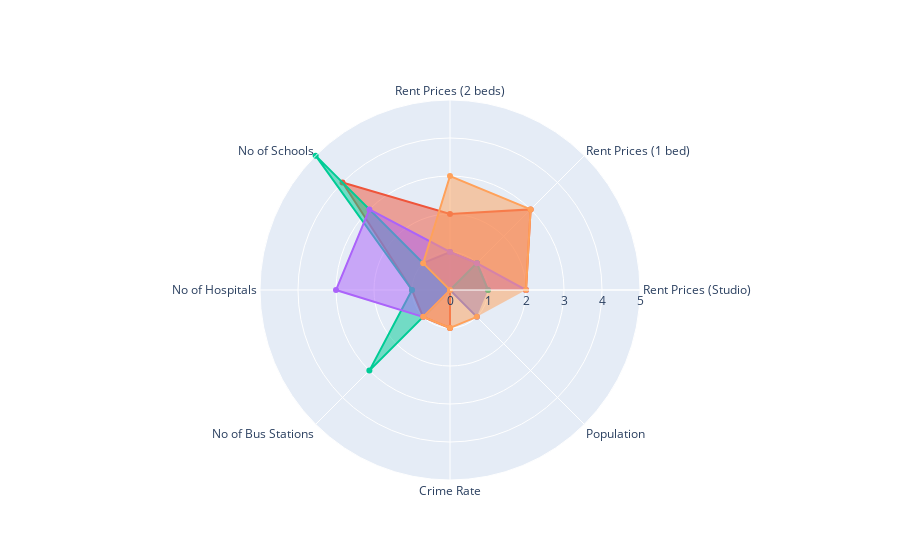

This figure's notebook cell:
### Markdown cell above
## DBSCAN Clustering

### Code cell
###################################################
## Modeling #######################################
###################################################

db = DBSCAN(eps=0.18,
            min_samples=2,
            metric='euclidean')

df_dbscan = df_neighborhood_model.copy()

# fit and predict
dbscan_cluster = db.fit_predict(df_dbscan)

labels = db.labels_
print('Silhouette Score:', metrics.silhouette_score(df_dbscan,labels))
print('Calinski Harabasz Score:', metrics.calinski_harabasz_score(df_dbscan, labels))

PCA_plot_2d(df_dbscan, dbscan_cluster, 'DBSCAN Clustering Visualized in 2 dimensions')

df_dbscan = df_neighborhood.copy()
df_dbscan['cluster'] = dbscan_cluster



###################################################
## Plot the radar chart ###########################
###################################################

categories = features


fig = go.Figure()

max_r = 0
    
for i in set(df_dbscan['cluster']):
    r = []
    
    for j in categories:
        #r.append(get_radar_value_by_std(df_dbscan[df_dbscan['cluster'] == i][j].mean(), df_neighborhood[j].mean()))
        r.append(get_radar_value_by_rescale(df_dbscan[df_dbscan['cluster'] == i][j].mean(), df_neighborhood[j].min(), df_neighborhood[j].max()))
    
    fig.add_trace(go.Scatterpolar(
          r=r,
          theta=features_dis,
          fill='toself',
          name='Cluster'+str(i)
    ))
    
    if max(r) > max_r:
        max_r = max(r)

fig.update_layout(
  polar=dict(
    radialaxis=dict(
      visible=True,
      range=[0, max_r]
    )),
  showlegend=False
)

fig.show()


###################################################
## Print the map ##################################
###################################################

# get NYC latitude and longitude

address = 'New York City, NY'
location = None

geolocator = Nominatim(user_agent="ny_explorer")
location = geolocator.geocode(address)
nyc_latitude = location.latitude
nyc_longitude = location.longitude

print('The geograpical coordinate of New York City are {}, {}.'.format(nyc_latitude, nyc_longitude))

# create map
map_clusters = folium.Map(location=[nyc_latitude, nyc_longitude], zoom_start=10)

# set color scheme for the clusters
## blue: 3471EB, red: BB0000, green: 00BB00, purple: 6E34EB, orange: EBA134
rainbow = ['#6E34EB', '#EBA134', '#00BB00', '#BB0000', '#3471EB'] 

# add markers to the map
markers_colors = []
for lat, lon, poi, cluster in zip(neighborhood['latitude'], neighborhood['longitude'], neighborhood['neighborhood'], df_dbscan['cluster']):
    label = folium.Popup(str(poi) + ' Cluster ' + str(cluster), parse_html=True)
    folium.CircleMarker(
        [lat, lon],
        radius=5,
        popup=label,
        color=rainbow[cluster-1],
        fill=True,
        fill_color=rainbow[cluster-1],
        fill_opacity=0.8).add_to(map_clusters)
       
map_clusters

### Figure 1 — Plotly figure (JSON) as saved in the notebook; plotly's stock layout.template omitted (floating-point values rounded to 4 significant figures)
{"data": [{"fill": "toself", "name": "Cluster0", "r": [1, 1, 1, 1, 0, 0, 0, 1], "theta": ["Rent Prices (Studio)", "Rent Prices (1 bed)", "Rent Prices (2 beds)", "No of Schools", "No of Hospitals", "No of Bus Stations", "Crime Rate", "Population"], "type": "scatterpolar"}, {"fill": "toself", "name": "Cluster1", "r": [2, 3, 2, 4, 1, 1, 1, 0], "theta": ["Rent Prices (Studio)", "Rent Prices (1 bed)", "Rent Prices (2 beds)", "No of Schools", "No of Hospitals", "No of Bus Stations", "Crime Rate", "Population"], "type": "scatterpolar"}, {"fill": "toself", "name": "Cluster2", "r": [1, 1, 0, 5, 1, 3, 0, 0], "theta": ["Rent Prices (Studio)", "Rent Prices (1 bed)", "Rent Prices (2 beds)", "No of Schools", "No of Hospitals", "No of Bus Stations", "Crime Rate", "Population"], "type": "scatterpolar"}, {"fill": "toself", "name": "Cluster3", "r": [2, 1, 1, 3, 3, 1, 0, 0], "theta": ["Rent Prices (Studio)", "Rent Prices (1 bed)", "Rent Prices (2 beds)", "No of Schools", "No of Hospitals", "No of Bus Stations", "Crime Rate", "Population"], "type": "scatterpolar"}, {"fill": "toself", "name": "Cluster-1", "r": [2, 3, 3, 1, 0, 1, 1, 1], "theta": ["Rent Prices (Studio)", "Rent Prices (1 bed)", "Rent Prices (2 beds)", "No of Schools", "No of Hospitals", "No of Bus Stations", "Crime Rate", "Population"], "type": "scatterpolar"}], "layout": {"autosize": true, "polar": {"angularaxis": {"type": "category"}, "radialaxis": {"autorange": false, "range": [0, 5], "type": "linear", "visible": true}}, "showlegend": false}}
